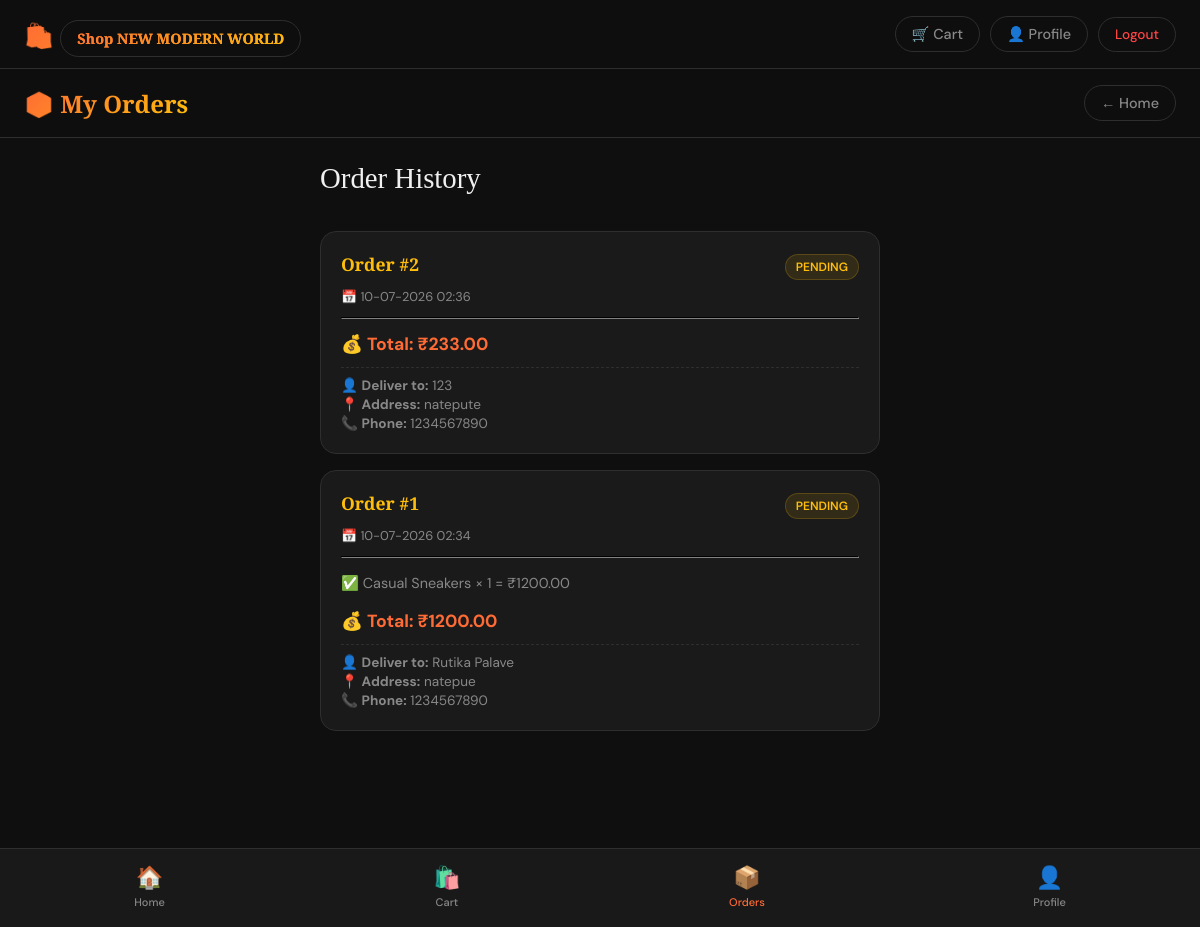
The page /orders/history/ (signed in) on the database its author committed.
### orders/models.py (models this page shows, shortened)
class Order(models.Model):
    STATUS_CHOICES = (
        ('Pending', 'Pending'),
        ('Processing', 'Processing'),
        ('Shipped', 'Shipped'),
        ('Delivered', 'Delivered'),
        ('Cancelled', 'Cancelled'),
    )
    user = models.ForeignKey(User, on_delete=models.CASCADE, related_name='orders')
    date = models.DateTimeField(auto_now_add=True)
    total_price = models.DecimalField(max_digits=10, decimal_places=2)
    status = models.CharField(max_length=20, choices=STATUS_CHOICES, default='Pending')
    billing_name = models.CharField(max_length=150)
    shipping_address = models.TextField()
    phone = models.CharField(max_length=20)

class OrderItem(models.Model):
    order = models.ForeignKey(Order, on_delete=models.CASCADE, related_name='items')
    product = models.ForeignKey(Product, on_delete=models.SET_NULL, null=True)
    quantity = models.PositiveIntegerField(default=1)
    price = models.DecimalField(max_digits=10, decimal_places=2)
    def get_subtotal(self):
        return self.price * self.quantity

### products/models.py (models this page shows, shortened)
class Product(models.Model):
    name = models.CharField(max_length=200)
    description = models.TextField()
    price = models.DecimalField(max_digits=10, decimal_places=2)
    image = models.CharField(max_length=500, null=True, blank=True, help_text="Enter image URL or local media path")
    stock = models.IntegerField(default=0)
    category = models.ForeignKey(Category, on_delete=models.CASCADE, related_name='products')

### orders/views.py (the view)
# urls.py: path('history/', views.order_history_view, name='order_history'),
@login_required
def order_history_view(request):
    orders = request.user.orders.all().order_by('-date')
    return render(request, 'orders/history.html', {'orders': orders})

### templates/orders/history.html (shortened to what this page needs)
{% extends 'base.html' %}
{% load static %}
{% block content %}
<div class="navbar" style="border-top: none;">
  <h2>📦 My Orders</h2>
  <a href="{% url 'home' %}">← Home</a>
</div>
<p class="page-title">Order History</p>
<div class="orders-container">
  {% for order in orders %}
    <div class="order-card">
      <div style="display:flex; justify-content:space-between; align-items:center; margin-bottom: 6px;">
        <h3>Order #{{ order.id }}</h3>
        <span style="display:inline-block; padding: 4px 10px; border-radius: 50px; font-size: 0.75rem; font-weight: 600; text-transform: uppercase;
                     {% if order.status == 'Delivered' %}background: rgba(68,255,68,0.1); color: #44ff44; border: 1px solid rgba(68,255,68,0.2);
                     {% elif order.status == 'Cancelled' %}background: rgba(255,68,68,0.1); color: #ff4444; border: 1px solid rgba(255,68,68,0.2);
                     {% else %}background: rgba(255,190,11,0.1); color: #ffbe0b; border: 1px solid rgba(255,190,11,0.2);{% endif %}">
          {{ order.status }}
        </span>
      </div>
      <p class="order-date">📅 {{ order.date|date:"d-m-Y H:i" }}</p>
      <hr style="border-color: var(--border); margin: 12px 0;">
      {% for item in order.items.all %}
        <p class="order-item">✅ {{ item.product.name }} × {{ item.quantity }} = ₹{{ item.get_subtotal }}</p>
      {% endfor %}
      <p class="order-total" style="margin-top: 14px;">💰 Total: ₹{{ order.total_price }}</p>
      <div style="margin-top: 12px; font-size: 0.85rem; color: var(--text-muted); border-top: 1px dashed var(--border); padding-top: 8px; line-height: 1.4;">
        <p>👤 <strong>Deliver to:</strong> {{ order.billing_name }}</p>
        <p>📍 <strong>Address:</strong> {{ order.shipping_address }}</p>
        <p>📞 <strong>Phone:</strong> {{ order.phone }}</p>
      </div>
    </div>
  {% empty %}
    <div class="empty-state">
      <div class="empty-icon">📦</div>
      <h3>No orders yet</h3>
      <p>Shop something and place your first order!</p>
    </div>
  {% endfor %}
</div>
{% endblock %}

### static/css/style.css (style rules this page uses)
:root { --bg: #0f0f0f; --surface: #1a1a1a; --surface2: #242424; --accent: #ff6b35; --accent2: #ffbe0b; --text: #f0f0f0; --text-muted: #888; --border: #2e2e2e; --radius: 16px; --radius-sm: 8px; --shadow: 0 8px 32px rgba(0,0,0,0.4); --transition: all 0.3s cubic-bezier(0.4, 0, 0.2, 1); }
*, *::before, *::after { box-sizing: border-box; margin: 0; padding: 0; }
body { background: var(--bg); color: var(--text); font-family: 'DM Sans', sans-serif; font-weight: 400; min-height: 100vh; padding-bottom: 80px; }
.navbar { display: flex; justify-content: space-between; align-items: center; background: rgba(15,15,15,0.95); backdrop-filter: blur(20px); padding: 16px 24px; position: sticky; top: 0; z-index: 100; border-bottom: 1px solid var(--border); }
.navbar h2 { font-family: 'Playfair Display', serif; font-size: 1.5rem; background: linear-gradient(135deg, var(--accent), var(--accent2)); -webkit-background-clip: text; -webkit-text-fill-color: transparent; background-clip: text; }
.navbar a { color: var(--text-muted); text-decoration: none; font-size: 0.9rem; font-weight: 500; padding: 8px 16px; border: 1px solid var(--border); border-radius: 20px; transition: var(--transition); }
.orders-container { max-width: 600px; margin: 0 auto; padding: 20px; }
.order-card { background: var(--surface); border: 1px solid var(--border); border-radius: var(--radius); padding: 20px; margin-bottom: 16px; transition: var(--transition); }
.order-card h3 { font-family: 'Playfair Display', serif; font-size: 1.1rem; color: var(--accent2); margin-bottom: 6px; }
.order-card .order-date { font-size: 0.8rem; color: var(--text-muted); margin-bottom: 12px; }
.order-card hr { border-color: var(--border); margin: 12px 0; }
.order-card .order-item { font-size: 0.9rem; padding: 4px 0; color: var(--text-muted); }
.order-card .order-total { color: var(--accent); font-size: 1.1rem; font-weight: 700; margin-top: 10px; }
.page-title { font-family: 'Playfair Display', serif; font-size: 1.8rem; padding: 24px 20px 16px; max-width: 600px; margin: 0 auto; }

### rows shown on the page
Order: id "2", status "PENDING", date "10-07-2026 02:36", total_price "233.00", billing_name "123", shipping_address "natepute", phone "1234567890"
Order: id "1", status "PENDING", date "10-07-2026 02:34", total_price "1200.00", billing_name "Rutika Palave", shipping_address "natepue", phone "1234567890"
OrderItem: product.name "Casual Sneakers", quantity "1", get_subtotal "1200.00"
